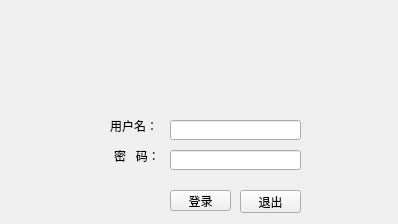
<?xml version="1.0" encoding="UTF-8"?>
<ui version="4.0">
 <class>LoginWindow</class>
 <widget class="QMainWindow" name="LoginWindow">
  <property name="geometry">
   <rect>
    <x>0</x>
    <y>0</y>
    <width>398</width>
    <height>224</height>
   </rect>
  </property>
  <property name="minimumSize">
   <size>
    <width>398</width>
    <height>224</height>
   </size>
  </property>
  <property name="maximumSize">
   <size>
    <width>398</width>
    <height>224</height>
   </size>
  </property>
  <property name="windowTitle">
   <string>系统登录</string>
  </property>
  <widget class="QWidget" name="centralwidget">
   <widget class="QLabel" name="image">
    <property name="geometry">
     <rect>
      <x>0</x>
      <y>0</y>
      <width>398</width>
      <height>89</height>
     </rect>
    </property>
    <property name="minimumSize">
     <size>
      <width>398</width>
      <height>89</height>
     </size>
    </property>
    <property name="maximumSize">
     <size>
      <width>398</width>
      <height>89</height>
     </size>
    </property>
    <property name="styleSheet">
     <string notr="true">border-image: url(:/r/1.png);</string>
    </property>
    <property name="text">
     <string/>
    </property>
   </widget>
   <widget class="QLabel" name="lable_username">
    <property name="geometry">
     <rect>
      <x>110</x>
      <y>120</y>
      <width>54</width>
      <height>12</height>
     </rect>
    </property>
    <property name="text">
     <string>用户名：</string>
    </property>
   </widget>
   <widget class="QLabel" name="lable_password">
    <property name="geometry">
     <rect>
      <x>110</x>
      <y>150</y>
      <width>54</width>
      <height>12</height>
     </rect>
    </property>
    <property name="text">
     <string>密   码：</string>
    </property>
    <property name="alignment">
     <set>Qt::AlignCenter</set>
    </property>
   </widget>
   <widget class="QPushButton" name="pushButton">
    <property name="geometry">
     <rect>
      <x>170</x>
      <y>190</y>
      <width>61</width>
      <height>21</height>
     </rect>
    </property>
    <property name="text">
     <string>登录</string>
    </property>
   </widget>
   <widget class="QPushButton" name="pushButton_2">
    <property name="geometry">
     <rect>
      <x>240</x>
      <y>190</y>
      <width>61</width>
      <height>23</height>
     </rect>
    </property>
    <property name="text">
     <string>退出</string>
    </property>
   </widget>
   <widget class="QLineEdit" name="username">
    <property name="geometry">
     <rect>
      <x>170</x>
      <y>120</y>
      <width>131</width>
      <height>20</height>
     </rect>
    </property>
   </widget>
   <widget class="QLineEdit" name="password">
    <property name="geometry">
     <rect>
      <x>170</x>
      <y>150</y>
      <width>131</width>
      <height>20</height>
     </rect>
    </property>
    <property name="echoMode">
     <enum>QLineEdit::Password</enum>
    </property>
   </widget>
  </widget>
 </widget>
 <resources>
  <include location="r1.qrc"/>
 </resources>
 <connections/>
</ui>
